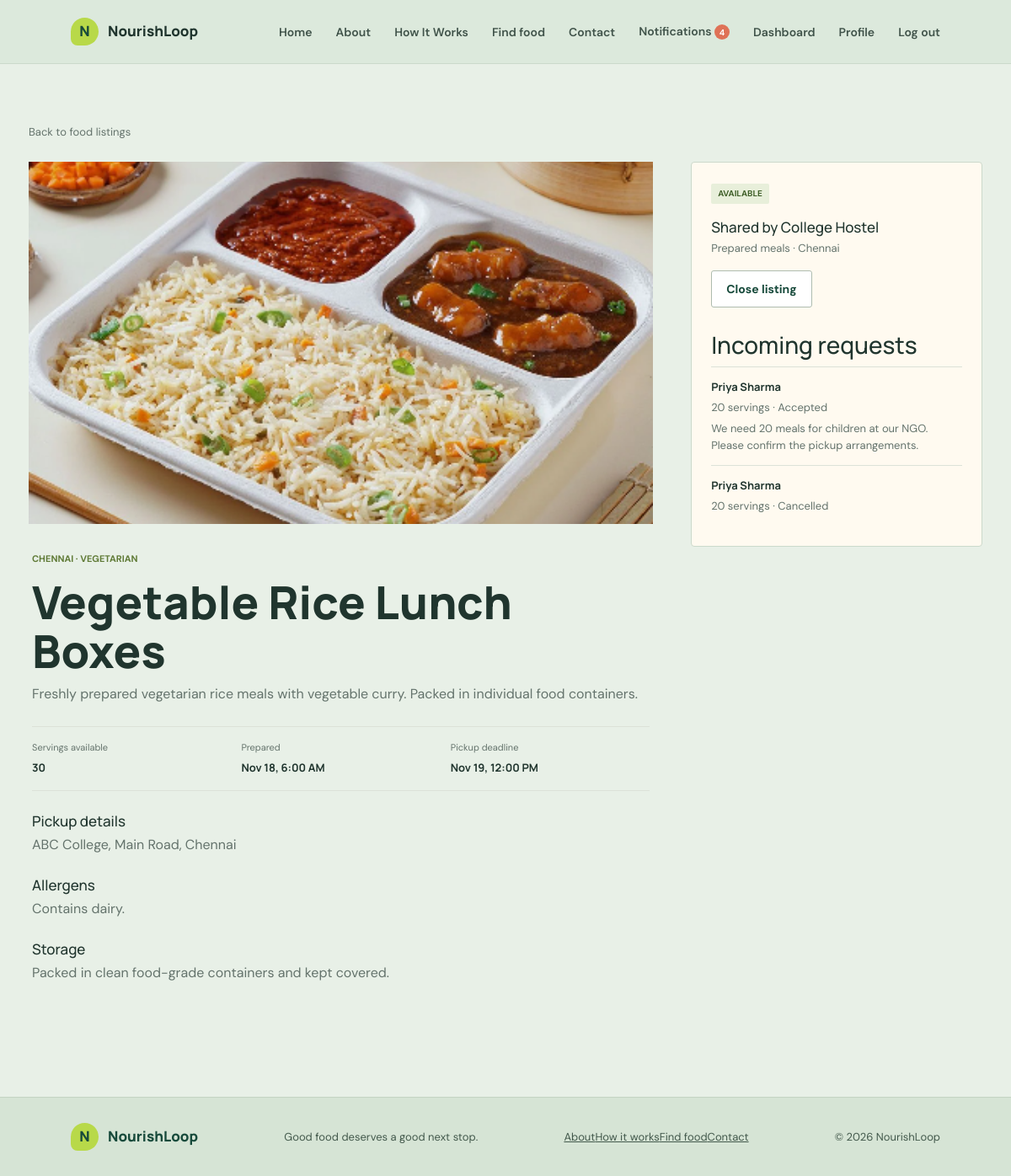
Screenshot of /donations/10/ (signed in) with the database file from the repository.
### donations/models.py (models this page shows, shortened)
class FoodDonation(models.Model):
    FOOD_TYPE_CHOICES = [
        ('VEG', 'Vegetarian'),
        ('NON_VEG', 'Non-Vegetarian'),
        ('VEGAN', 'Vegan'),
    ]
    STATUS_CHOICES = [
        ('AVAILABLE', 'Available'),
        ('FULL', 'Fully Reserved'),
        ('COLLECTED', 'Collected'),
        ('EXPIRED', 'Expired'),
        ('CANCELLED', 'Cancelled'),
    ]
    donor = models.ForeignKey(
        settings.AUTH_USER_MODEL,
        on_delete=models.CASCADE,
        related_name='food_donations'
    )
    category = models.ForeignKey(
        FoodCategory,
        on_delete=models.SET_NULL,
        null=True,
        blank=True
    )
    title = models.CharField(max_length=200)
    description = models.TextField()
    food_type = models.CharField(
        max_length=10,
        choices=FOOD_TYPE_CHOICES,
        default='VEG'
    )
    total_servings = models.PositiveIntegerField()
    reserved_servings = models.PositiveIntegerField(default=0)
    image = models.ImageField(
        upload_to='food_images/',
        blank=True,
        null=True
    )
    prepared_at = models.DateTimeField()
    pickup_deadline = models.DateTimeField()
    pickup_address = models.TextField()
    city = models.CharField(max_length=100)
    allergens = models.TextField(
        blank=True,
        help_text='Mention allergens such as nuts, dairy, gluten, etc.'
    )
    storage_details = models.TextField(
        blank=True,
        help_text='Mention how the food has been stored.'
    )
    packaging_confirmed = models.BooleanField(default=False)
    storage_confirmed = models.BooleanField(default=False)
    status = models.CharField(
        max_length=20,
        choices=STATUS_CHOICES,
        default='AVAILABLE'
    )
    created_at = models.DateTimeField(auto_now_add=True)
    @property
    def remaining_servings(self):
        return max(0, self.total_servings - self.reserved_servings)

class FoodCategory(models.Model):
    category_name = models.CharField(max_length=100, unique=True)
    def __str__(self):
        return self.category_name

### foodrequests/models.py (models this page shows, shortened)
class DonationRequest(models.Model):
    STATUS_CHOICES = [
        ('PENDING', 'Pending'),
        ('ACCEPTED', 'Accepted'),
        ('REJECTED', 'Rejected'),
        ('CANCELLED', 'Cancelled'),
        ('COMPLETED', 'Completed'),
    ]
    donation = models.ForeignKey(
        FoodDonation,
        on_delete=models.CASCADE,
        related_name='requests'
    )
    receiver = models.ForeignKey(
        settings.AUTH_USER_MODEL,
        on_delete=models.CASCADE,
        related_name='food_requests'
    )
    requested_servings = models.PositiveIntegerField()
    message = models.TextField(blank=True)
    status = models.CharField(
        max_length=20,
        choices=STATUS_CHOICES,
        default='PENDING'
    )
    created_at = models.DateTimeField(auto_now_add=True)
    updated_at = models.DateTimeField(auto_now=True)

### donations/views.py (the view)
# urls.py: path('<int:pk>/', views.donation_detail, name='donation_detail'),
def donation_detail(request, pk):
    donation = get_object_or_404(FoodDonation.objects.select_related('donor', 'category'), pk=pk)
    is_expired = donation.status == 'EXPIRED' or donation.pickup_deadline <= timezone.now()
    is_member = request.user.is_authenticated and not request.user.is_staff and not request.user.is_superuser
    is_donor = is_member and donation.donor_id == request.user.id
    profile = Profile.objects.filter(user=request.user).first() if is_member else None
    can_manage = is_donor and profile and profile.role == 'DONOR' and profile.verification_status == 'APPROVED'
    has_open_requests = donation.requests.filter(status__in=['PENDING', 'ACCEPTED']).exists()
    can_edit = bool(
        can_manage
        and donation.status == 'AVAILABLE'
        and donation.reserved_servings == 0
        and not has_open_requests
    )
    is_accepted_receiver = is_member and profile and profile.role == 'RECEIVER' and donation.requests.filter(
        receiver=request.user, status__in=['ACCEPTED', 'COMPLETED'],
    ).exists()
    is_assigned_volunteer = is_member and profile and profile.role == 'VOLUNTEER' and donation.requests.filter(
        volunteer_assignment__volunteer=request.user,
        volunteer_assignment__status__in=['ASSIGNED', 'PICKED_UP', 'DELIVERED'],
    ).exists()
    requests = donation.requests.select_related('receiver', 'receiver__profile').order_by('-created_at') if is_donor else []
    user_request = None
    if is_member and not is_donor:
        user_request = donation.requests.filter(receiver=request.user).exclude(status__in=['REJECTED', 'CANCELLED']).first()
    return render(request, 'donations/detail.html', {
        'donation': donation,
        'is_expired': is_expired,
        'requests': requests,
        'is_donor': is_donor,
        'can_manage': can_manage,
        'can_edit': can_edit,
        'user_role': profile.role if profile else None,
        'user_approved': bool(profile and profile.verification_status == 'APPROVED'),
        'show_pickup_address': bool(is_donor or is_accepted_receiver or is_assigned_volunteer),
        'user_request': user_request,
    })

### core/context_processors.py (called while the page is built)
def unread_notification_count(request):
	if not request.user.is_authenticated:
		return {'unread_notification_count': 0}
	return {
		'unread_notification_count': Notification.objects.filter(user=request.user, is_read=False).count(),
	}

### donations/templates/donations/detail.html (shortened to what this page needs)
{% extends 'base.html' %}
{% block content %}
<section class="page-shell detail-shell">
    <a class="back-link" href="{% url 'donation_list' %}">Back to food listings</a>
    <div class="detail-layout">
        <div>
            {% if donation.image %}<img class="detail-photo" src="{{ donation.image.url }}" alt="{{ donation.title }}">{% else %}<div class="detail-photo food-placeholder"><strong>{{ donation.title|slice:':1' }}</strong></div>{% endif %}
            <div class="detail-copy">
                <span class="eyebrow">{{ donation.city }} · {{ donation.get_food_type_display }}</span>
                <h1>{{ donation.title }}</h1>
                <p>{{ donation.description }}</p>
                <div class="detail-facts">
                    <div><span>Servings available</span><strong>{{ donation.remaining_servings }}</strong></div>
                    <div><span>Prepared</span><strong>{{ donation.prepared_at|date:'M j, g:i A' }}</strong></div>
                    <div><span>Pickup deadline</span><strong>{{ donation.pickup_deadline|date:'M j, g:i A' }}</strong></div>
                </div>
                <h2>Pickup details</h2>
                {% if show_pickup_address %}<p>{{ donation.pickup_address }}</p>{% else %}<p>Exact pickup details are shared with the donor, accepted receiver, and assigned volunteer. General location: {{ donation.city }}.</p>{% endif %}
                {% if donation.allergens %}<h2>Allergens</h2><p>{{ donation.allergens }}</p>{% endif %}
                {% if donation.storage_details %}<h2>Storage</h2><p>{{ donation.storage_details }}</p>{% endif %}
            </div>
        </div>
        <aside class="detail-aside">
            <span class="status-pill status-{% if is_expired %}expired{% else %}{{ donation.status|lower }}{% endif %}">{% if is_expired %}Expired{% else %}{{ donation.get_status_display }}{% endif %}</span>
            <h2>Shared by {{ donation.donor.get_full_name|default:donation.donor.username }}</h2>
            <p>{{ donation.category|default:'Community meal' }} · {{ donation.city }}</p>
            {% if is_donor %}
                {% if can_manage and donation.status != 'COLLECTED' and donation.status != 'CANCELLED' %}<div class="aside-actions"><form method="post" action="{% url 'donation_cancel' donation.pk %}">{% csrf_token %}<button class="button button-outline" type="submit">Close listing</button></form></div>{% endif %}
                <h3>Incoming requests</h3>
                {% for food_request in requests %}
                    <div class="request-row"><strong>{{ food_request.receiver.get_full_name|default:food_request.receiver.username }}</strong><span>{{ food_request.requested_servings }} servings · {{ food_request.get_status_display }}</span>
                        {% if food_request.message %}<p>{{ food_request.message }}</p>{% endif %}
                    </div>
                {% empty %}<p>No requests yet.</p>{% endfor %}
            {% elif is_expired %}<p class="inline-callout">This donation is expired and unavailable for new requests.</p>
            {% else %}<p class="inline-callout">This donation is no longer available for new requests.</p>{% endif %}
        </aside>
    </div>
</section>
{% endblock %}

### core/static/core/site.css (style rules this page uses)
:root { --ink:#20352e;--muted:#64736c;--forest:#174a3b;--leaf:#b8d949;--paper:#f5f6ef;--white:#fff;--line:#dce2d8;--coral:#df7257;--shadow:0 18px 50px rgba(32,53,46,.08) }
* { box-sizing:border-box }
html { scroll-behavior:smooth }
body { margin:0;background:var(--paper);color:var(--ink);font-family:'DM Sans',sans-serif;font-size:16px;line-height:1.55 }
h1,h2,h3,strong,.brand { font-family:'Manrope',sans-serif }
a { color:inherit }
.page-shell { max-width:1120px;margin:0 auto;padding:68px 24px 90px }
.eyebrow { text-transform:uppercase;letter-spacing:0;font-weight:700;font-size:11px;color:#607b37 }
.button { display:inline-flex;justify-content:center;align-items:center;gap:12px;border:0;border-radius:3px;padding:12px 17px;font:700 14px 'DM Sans',sans-serif;text-decoration:none;cursor:pointer }

### core/static/core/workflows.css (style rules this page uses)
.status-pill { display:inline-flex;padding:4px 8px;border-radius:2px;background:#e8efda;color:#41612a;font-size:10px;text-transform:uppercase;letter-spacing:0;font-weight:700 }
.detail-shell { max-width:1180px }
.back-link { display:inline-block;color:var(--muted);text-decoration:none;font-size:13px;margin:0 0 25px }
.detail-layout { display:grid;grid-template-columns:minmax(0,1.5fr) minmax(270px,.7fr);gap:45px;align-items:start }
.detail-photo { display:block;width:100%;max-height:430px;object-fit:cover;background:#dce7cf }
.detail-copy { padding:28px 4px }
.detail-copy h1 { font:800 clamp(34px,5vw,54px)/1.08 'Manrope',sans-serif;letter-spacing:0;margin:10px 0 }
.detail-copy>p { color:var(--muted) }
.detail-copy h2 { font-size:17px;margin:25px 0 6px }
.detail-facts { display:grid;grid-template-columns:repeat(3,1fr);gap:12px;margin:26px 0;padding:16px 0;border-top:1px solid var(--line);border-bottom:1px solid var(--line) }
.detail-facts div { display:flex;flex-direction:column;gap:5px }
.detail-facts span { font-size:11px;color:var(--muted) }
.detail-facts strong { font-size:13px }
.detail-aside { position:sticky;top:20px;padding:23px;background:#fff;border:1px solid var(--line);border-radius:4px }
.detail-aside h2 { font-size:17px;margin:18px 0 5px }
.detail-aside>p { font-size:13px;color:var(--muted) }
.aside-actions,.request-actions { display:flex;gap:8px;align-items:center;flex-wrap:wrap }
.aside-actions { margin:15px 0 }
.button-outline { background:#fff;color:var(--forest);border:1px solid #aebcaf }
.detail-aside h3 { margin-top:28px }
.request-row { padding:13px 0;border-top:1px solid var(--line);display:flex;flex-direction:column;gap:5px;font-size:13px }
.request-row>span,.request-row p { color:var(--muted);margin:0 }
.status-available { background:#e8efda;color:#41612a }

### core/static/core/theme.css (style rules this page uses)
:root { --theme-canvas:#e8f0e7; --theme-sage:#dce9dc; --theme-mint:#e4efe3; --theme-ivory:#fffaf0; --theme-warm:#f2eadc; --theme-border:#cbd9cb; --theme-forest:#174a3b; }
html,body { background:var(--theme-canvas) }
body { background:var(--theme-canvas) }
.page-shell { background:var(--theme-canvas) }
.form-panel,.action-tile,.detail-aside,.request-card,.food-card,.notification-item,.staff-table-wrap { background:var(--theme-ivory);border-color:var(--theme-border) }

### rows the page displays
FoodDonation: image (picture), city "CHENNAI", food_type "VEGETARIAN", title "Vegetable Rice Lunch Boxes", description "Freshly prepared vegetarian rice meals with vegetable curry. Packed in individual food containers.", remaining_servings "30", prepared_at "Nov 18, 6:00 AM", pickup_deadline "Nov 19, 12:00 PM", pickup_address "ABC College, Main Road, Chennai", allergens "Contains dairy.", storage_details "Packed in clean food-grade containers and kept covered.", status "AVAILABLE", donor.get_full_name "College Hostel", category "Prepared meals", city "Chennai"
DonationRequest: receiver.get_full_name "Priya Sharma", requested_servings "20", status "Accepted", message "We need 20 meals for children at our NGO. Please confirm the pickup arrangements."
DonationRequest: receiver.get_full_name "Priya Sharma", requested_servings "20", status "Cancelled"

### other values shown
{{ unread_notification_count }} "4"
